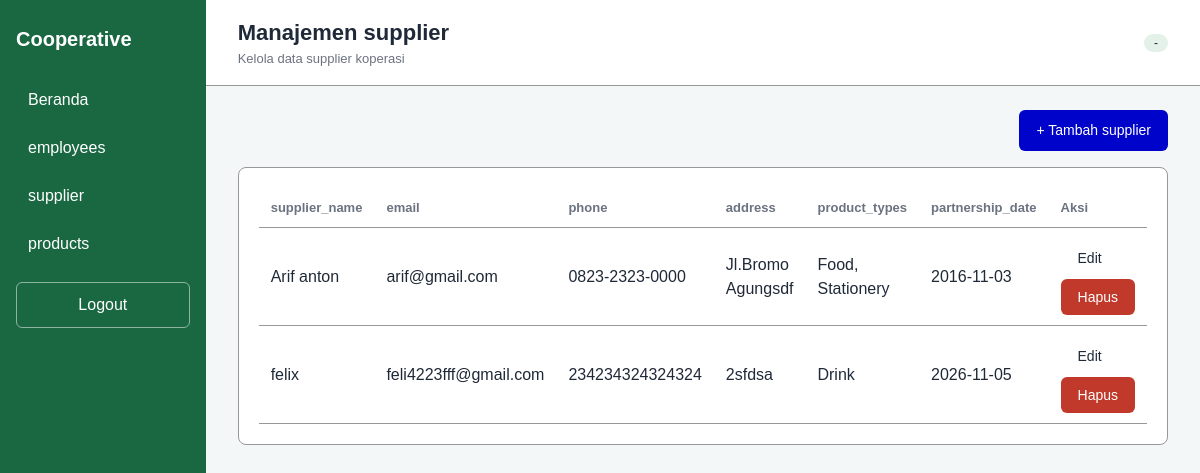
The app's page /pages/suppliers/index.php with its own data.
### tables this page shows
CREATE TABLE `suppliers` (
  `supplier_id` int NOT NULL,
  `supplier_name` varchar(100) DEFAULT NULL,
  `email` varchar(100) DEFAULT NULL,
  `phone` varchar(15) DEFAULT NULL,
  `address` text,
  `product_types` varchar(100) DEFAULT NULL,
  `partnership_date` date DEFAULT NULL
);

### repositories/supplier-repositories.php (called while the page is built, shortened)
<?php
require_once __DIR__ . "/helpers.php";
function getSuppliers()
{
    global $pdo;
    $stmt = $pdo->prepare("SELECT * FROM suppliers");
    $stmt->execute();
    return $stmt->fetchAll();
}

### pages/suppliers/index.php (the view, shortened to what this page needs)
<?php
require_once __DIR__ . "/../../repositories/supplier-repositories.php";
$suppliers = getSuppliers();
?>
<!DOCTYPE html>
<html lang="id">
<head>
    <link rel="stylesheet" href="../../styles/categories/index.css">
</head>
<body>
    <div class="layout">
        <?php require_once __DIR__ . "/../../components/sidebar.php" ?>
        <main class="main">
            <?php require_once __DIR__ . "/../../components/topbar.php" ?>
            <div class="content">
                <div class="toolbar">
                    <a href="create.php" class="btn btn-primary">+ Tambah supplier</a>
                </div>
                <div class="card">
                    <table>
                        <thead>
                            <tr>
                                <th>supplier_name</th>
                                <th>email</th>
                                <th>phone</th>
                                <th>address</th>
                                <th>product_types</th>
                                <th>partnership_date</th>
                                <th>Aksi</th>
                            </tr>
                            <?php foreach ($suppliers as $supplier): ?>
                                <tr>
                                    <td colspan="1"><?= $supplier['supplier_name'] ?></td>
                                    <td colspan="1"><?= $supplier['email'] ?></td>
                                    <td colspan="1"><?= $supplier['phone'] ?></td>
                                    <td colspan="1"><?= $supplier['address'] ?></td>
                                    <td colspan="1">
                                        <?= implode(', ', json_decode($supplier['product_types'], true) ?? []) ?>
                                    </td>
                                    <td colspan="1"><?= $supplier['partnership_date'] ?></td>
                                    <td colspan="1">
                                        <a href="edit.php?id=<?= $supplier['supplier_id'] ?>" class="btn">Edit</a>
                                        <form action="../../actions/suppliers/delete.php" method="post"
                                            style="display:inline" onsubmit="return confirm('Hapus supplier ini?')">
                                            <button type="submit" class="btn btn-danger">Hapus</button>
                                        </form>
                                    </td>
                                </tr>
                            <?php endforeach; ?>
                        </thead>
                    </table>
                </div>
            </div>
        </main>
    </div>
</body>
</html>

### styles/base.css (style rules this page uses)
:root { --Blue: #0003c9; --green-dark: #196842; --red: #c0392b; --text: #1f2937; --muted: #6b7280; --line: #989898; --bg: #f4f7f7; }
* { margin: 0; padding: 0; box-sizing: border-box; }
body { font-family: Arial, sans-serif; background: var(--bg); color: var(--text); line-height: 1.5; }
a { color: inherit; text-decoration: none; }
.btn { display: inline-block; padding: 9px 16px; border: 1px solid transparent; border-radius: 6px; font-size: 14px; cursor: pointer; }
.btn-primary { background: var(--Blue); color: #fff; }
.btn-danger { background: var(--red); color: #fff; }
.card { background: #fff; border: 1px solid var(--line); border-radius: 8px; padding: 20px; }

### styles/components/sidebar.css (style rules this page uses)
.layout { display: flex; min-height: 100vh; }

### styles/components/header.css (style rules this page uses)
.main { flex: 1; }
.content { padding: 24px 32px; }

### styles/pages/management.css (style rules this page uses)
.toolbar { display: flex; justify-content: flex-end; margin-bottom: 16px; }
table { width: 100%; border-collapse: collapse; }
th, td { padding: 10px 12px; text-align: left; border-bottom: 1px solid var(--line); }
th { font-size: 13px; color: var(--muted); }

### records on screen
suppliers: supplier_name "Arif anton", email "arif@gmail.com", phone "0823-2323-0000", address "Jl.Bromo Agungsdf", product_types "Food, Stationery", partnership_date "2016-11-03"
suppliers: supplier_name "felix", email "feli4223fff@gmail.com", phone "234234324324324", address "2sfdsa", product_types "Drink", partnership_date "2026-11-05"

### other values on screen
$pageTitle "Manajemen supplier"
$pageSubtitle "Kelola data supplier koperasi"
$user['role'] "-"
